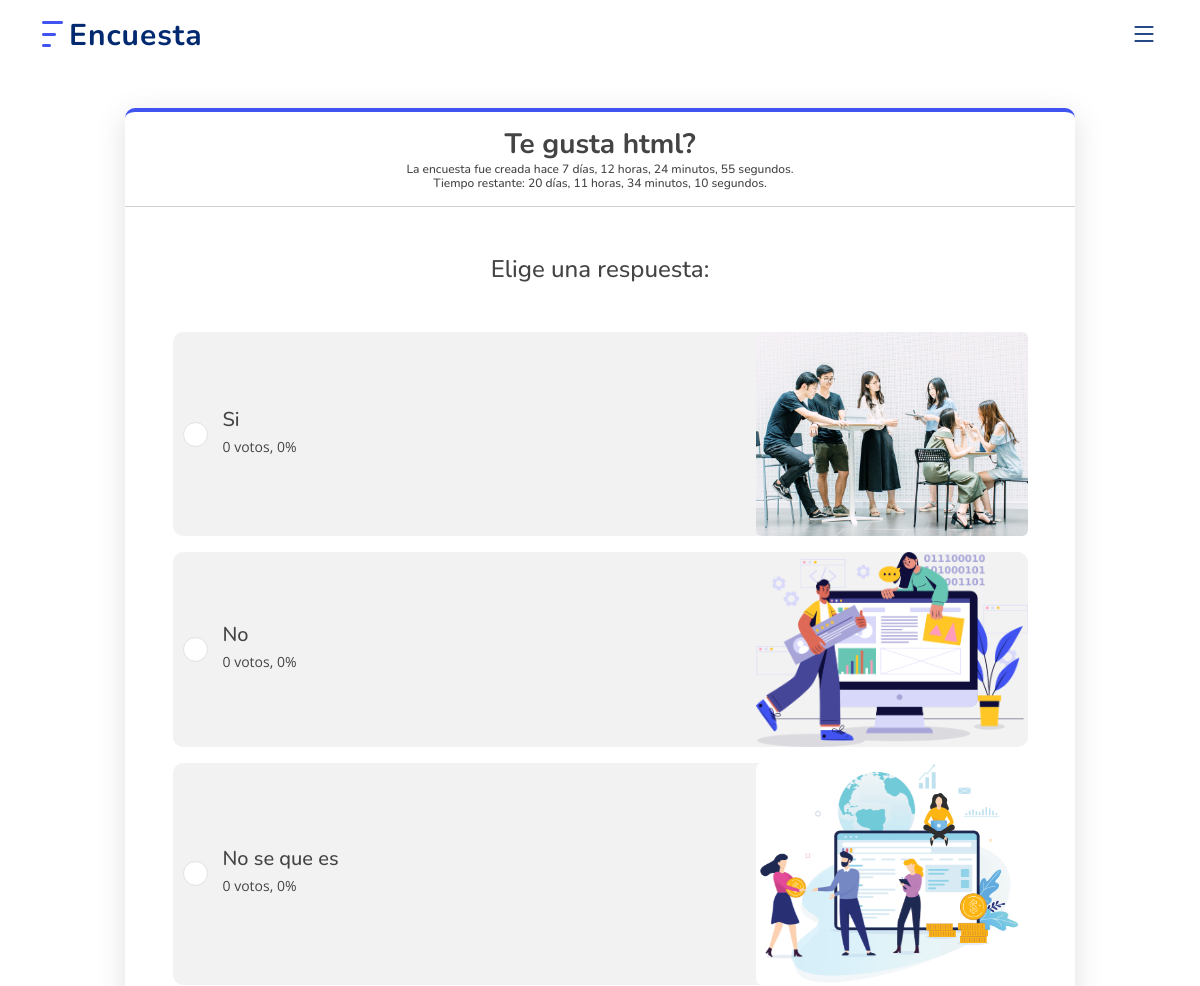
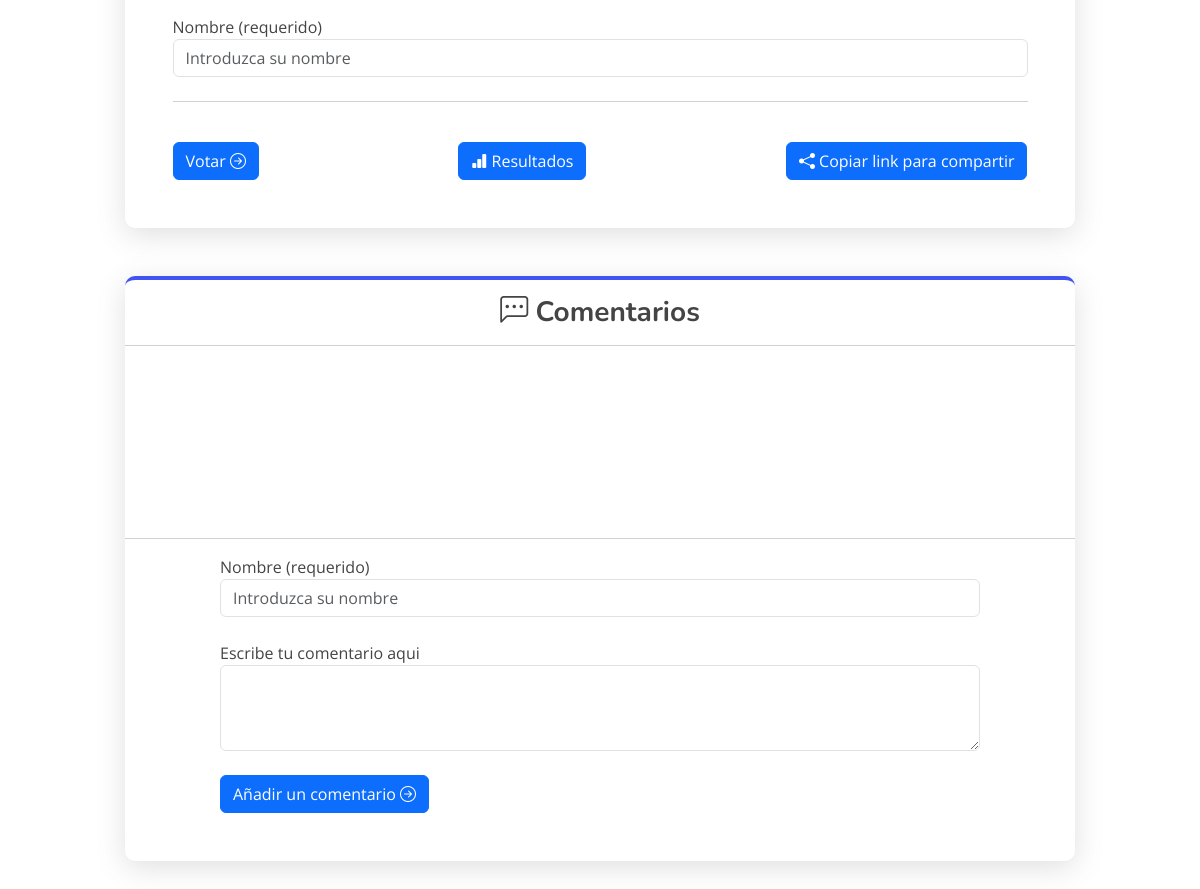
/tu_encuesta.php?encuesta=eddUA0gVcXICA4LzF1OI, run on the app's committed database (2 pictures, top to bottom).
### tables this page shows
CREATE TABLE `tbl_encuestas` (
  `id` int(11) unsigned NOT NULL AUTO_INCREMENT,
  `code_encuesta` varchar(100) DEFAULT NULL,
  `titulo_encuesta` varchar(250) NOT NULL DEFAULT '',
  `tipo_encuesta` varchar(80) DEFAULT NULL,
  `solicitar_nombre_participante` int(11) DEFAULT 0,
  `permitir_comentarios` int(11) DEFAULT 0,
  `visibilidad_resultados` varchar(100) DEFAULT NULL,
  `duplicados_de_voz` varchar(60) DEFAULT NULL,
  `seguridad_cookies` int(11) DEFAULT 0,
  `seguridad_user_agents` int(11) DEFAULT 0,
  `validar_vpn` int(11) DEFAULT 0,
  `fecha_finalizacion` timestamp NULL DEFAULT NULL,
  `created_at` timestamp NULL DEFAULT current_timestamp(),
  PRIMARY KEY (`id`)
);

CREATE TABLE `tbl_opciones_encuesta` (
  `id_pregunta` int(11) unsigned NOT NULL AUTO_INCREMENT,
  `code_encuesta` varchar(100) DEFAULT NULL,
  `opcion_encuesta` mediumtext DEFAULT NULL,
  `imagen_encuesta` varchar(100) DEFAULT NULL,
  PRIMARY KEY (`id_pregunta`)
);

### code_encuesta/acciones_encuesta.php (called while the page is built, shortened)
<?php
   function obtenerEncuesta($con, $code_encuesta)
   {
       $sqlEncuesta = "SELECT
                   e.code_encuesta,
                   e.titulo_encuesta,
                   e.permitir_comentarios,
                   e.solicitar_nombre_participante,
                   e.permitir_comentarios,
                   e.created_at,
                   e.fecha_finalizacion
               FROM tbl_encuestas AS e
               WHERE e.code_encuesta ='" . mysqli_real_escape_string($con, $code_encuesta) . "'";
       $queryEncuesta = mysqli_query($con, $sqlEncuesta);
       $data = mysqli_fetch_assoc($queryEncuesta);
       return $data;
   }
   function obtenerPreguntas($con, $code_encuesta)
   {
       $sqlPreguntas = ("SELECT
               o.id_pregunta,
               o.opcion_encuesta,
               o.imagen_encuesta,
           IFNULL(COUNT(r.respuesta_encuesta), 0) AS total_respuestas
           FROM tbl_opciones_encuesta AS o
           LEFT JOIN tbl_respuestas_encuestas AS r
           ON o.code_encuesta = r.code_encuesta
           AND o.opcion_encuesta = r.respuesta_encuesta
           WHERE o.code_encuesta ='$code_encuesta'
           GROUP BY o.id_pregunta, o.opcion_encuesta
           ORDER BY total_respuestas desc;");
       $queryPreguntas = mysqli_query($con, $sqlPreguntas);
       return $queryPreguntas;
   }

### tu_encuesta.php (the view, shortened to what this page needs)
<!DOCTYPE html>
<html lang="en">
<link rel="stylesheet" href="assets/css/my_custom.css">
<head>
</head>
<body>
    <?php
    if (isset($_POST['encuesta'])) {
        $code_encuesta = $_POST['encuesta'];
    } elseif (isset($_GET['encuesta'])) {
        $code_encuesta = $_GET['encuesta'];
    } else {
        header("Location: index.php");
        exit;
    }
    include('code_encuesta/acciones_encuesta.php');
    $resultadoDetalleEncuesta = obtenerEncuesta($con, $code_encuesta);
    $resultadoPreguntas = obtenerPreguntas($con, $code_encuesta);
    ?>
    <main id="main mt-5 mb-5">
        <section id="contact" class="contact mt-5">
            <div class="container" data-aos="fade-up">
                <div class="row justify-content-md-center mb-5">
                    <div class="col-md-10 box_shadox">
                        <h3 class="text-center mt-3 mb-5">
                            <strong>
                                <?php echo $resultadoDetalleEncuesta['titulo_encuesta']; ?>
                            </strong>
                            <p style="font-size: 12px;" id="date_created_at">La encuesta fue creada hace</p>
                            <hr>
                        </h3>
                        <div class="mb-5 mt-3" style="width: 90%; margin:0 auto;">
                            <h4 class="text-center mb-5">Elige una respuesta:</h4>
                            <?php
                            while ($row = mysqli_fetch_assoc($resultadoPreguntas)) {
                                if ($row['imagen_encuesta'] != "") {
                                    $porcentajeVotaron = ($row['total_respuestas'] / 100) * 100;
                            ?>
                                    <div class="answer cursor-pointer col-12 p-0 mb-0 mb-md-3 media_object_encuesta mb-5" id="<?php echo $row['id_pregunta']; ?>">
                                        <label class="mb-0 d-flex" style="padding: 0px 0px 0px 10px;">
                                            <div class="d-flex align-items-center mr-3 mr-md-4 flex-shrink-1">
                                                <div class="input">
                                                    <label class="form-check-label" style="padding: 5px 0px;" for="<?php echo $row['id_pregunta']; ?>">
                                                        <input class="form-check-input" type="radio" name="votar" data-opcion="<?php echo $row['opcion_encuesta']; ?>" id="<?php echo $row['id_pregunta']; ?>">
                                                    </label>
                                                </div>
                                            </div>
                                            <div class="d-flex flex-shrink-1 w-100" style="padding: 0px 0px 0px 15px;">
                                                <div class="align-self-center">
                                                    <h2 class="h5 mb-1"><?php echo $row['opcion_encuesta']; ?></h2>
                                                    <p class="mb-1 small answer-subtitle">
                                                        <span class="number-of-votes"><?php echo $row['total_respuestas']; ?> votos</span><span>, </span>
                                                        <span class="percentage-of-votes"><?php echo $porcentajeVotaron; ?>%</span>
                                                    </p>
                                                </div>
                                            </div>
                                            <div class="flex-grow-1 w-50 d-flex align-items-center ml-3 ml-md-4 answer-image-wrapper position-relative">
                                                <img class="rounded w-100" src="fotos_encuestas/<?php echo $row['imagen_encuesta']; ?>" alt="<?php echo $row['opcion_encuesta']; ?>">
                                            </div>
                                        </label>
                                    </div>
                                <?php   }
                            }
                            if ($resultadoDetalleEncuesta['solicitar_nombre_participante'] == "1") { ?>
                                <div class="col-md-12 mb-4">
                                    <label for="nombre_votante">Nombre (requerido)</label>
                                    <input type="text" name="nombre_votante" id="nombre_votante" class="form-control" placeholder="Introduzca su nombre" required />
                                </div>
                            <?php }
                            ?>
                            <hr>
                            <div class="form-group btnsFlexbox">
                                <?php
                                if (!isset($_COOKIE['ha_votado'])) { ?>
                                    <button class="btn btn-primary mt-4" onclick="procesarVotacion(this, '<?php echo $resultadoDetalleEncuesta['code_encuesta']; ?>', '<?php echo $resultadoDetalleEncuesta['solicitar_nombre_participante']; ?>')">
                                        Votar
                                        <i class="bi bi-arrow-right-circle"></i>
                                    </button>
                                <?php } ?>
                                <a href="resultados_encuesta.php?encuesta=<?php echo $code_encuesta; ?>" class="btn btn-primary mt-4">
                                    <i class="bi bi-bar-chart-fill"></i>
                                    Resultados
                                </a>
                                <button class="btn btn-primary mt-4" onclick="copiarTexto()">
                                    <i class="bi bi-share-fill"></i>
                                    Copiar link para compartir
                                </button>
                            </div>
                        </div>
                    </div>
                </div>
                <?php
                if ($resultadoDetalleEncuesta['permitir_comentarios'] == "1") { ?>
                    <div class="row justify-content-md-center mt-5">
                        <div class="col-md-10 box_shadox">
                            <h3 class="text-center mt-3 mb-5">
                                <i class="bi bi-chat-left-dots"></i>
                                <strong>
                                    Comentarios
                                </strong>
                                <hr>
                            </h3>
                            <section>
                            </section>
                            <hr class="mt-4">
                            <form name="form_comentario" id="form_comentario" method="POST" autocomplete="off">
                                <div class="mb-5" style="width: 80%; margin:0 auto;">
                                    <div class="col-md-12 mb-4">
                                        <label for="nombre_votante_comentario">Nombre (requerido)</label>
                                        <input type="text" name="nombre_votante_comentario" id="nombre_votante_comentario" class="form-control" placeholder="Introduzca su nombre" required />
                                    </div>
                                    <div class="col-md-12">
                                        <label for="comentario_encuesta">Escribe tu comentario aqui</label>
                                        <textarea class="form-control" name="comentario_encuesta" id="comentario_encuesta" rows="3" required></textarea>
                                    </div>
                                    <div class="form-group btnsFlexbox">
                                        <button type="submit" class="btn btn-primary mt-4">
                                            Añadir un comentario
                                            <i class="bi bi-arrow-right-circle"></i>
                                        </button>
                                    </div>
                                </div>
                            </form>
                        </div>
                    </div>
                <?php } ?>
            </div>
        </section>
    </main>
</body>
</html>

### assets/css/style.css (style rules this page uses)
:root { scroll-behavior: smooth; }
body { font-family: "Open Sans", sans-serif; color: #444444; }
a { color: #4154f1; text-decoration: none; }
h1, h2, h3, h4, h5, h6 { font-family: "Nunito", sans-serif; }
section { padding: 60px 0; overflow: hidden; }
.header { transition: all 0.5s; z-index: 997; padding: 20px 0; }
.header .logo { line-height: 0; }
.header .logo img { max-height: 40px; margin-right: 6px; }
.header .logo span { font-size: 30px; font-weight: 700; letter-spacing: 1px; color: #012970; font-family: "Nunito", sans-serif; margin-top: 3px; }
.navbar { padding: 0; }
.mobile-nav-toggle { color: #012970; font-size: 28px; cursor: pointer; display: none; line-height: 0; transition: 0.5s; }
@media (max-width: 1200px) { .mobile-nav-toggle { display: block; } }

### assets/css/my_custom.css (style rules this page uses)
.box_shadox { padding: 0px !important; border-top: 4px solid #4154f1; border-radius: 10px; box-shadow: rgba(100, 100, 111, 0.2) 0px 7px 29px 0px; }
.form-check-input { font-size: 25px !important; }
.btnsFlexbox { display: flex; justify-content: space-between; flex-wrap: wrap; }
.media_object_encuesta { background: #f2f2f2; border-radius: 10px; margin-bottom: 30px; }
.form-check-input { margin-top: 0px !important; }

### data on the page
tbl_encuestas: titulo_encuesta "Te gusta html?"
tbl_opciones_encuesta: opcion_encuesta "Si", total_respuestas "0", porcentajeVotaron "0", imagen_encuesta (picture)
tbl_opciones_encuesta: opcion_encuesta "No", total_respuestas "0", porcentajeVotaron "0", imagen_encuesta (picture)
tbl_opciones_encuesta: opcion_encuesta "No se que es", total_respuestas "0", porcentajeVotaron "0", imagen_encuesta (picture)
